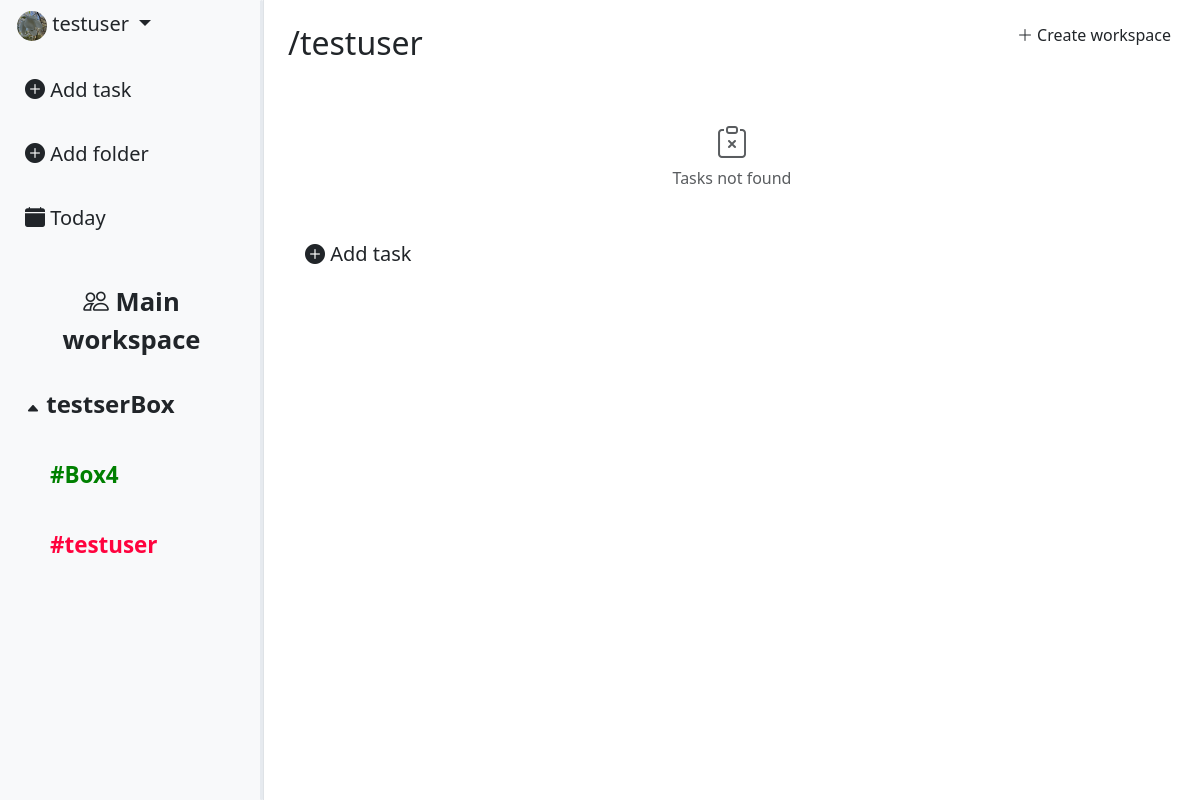
/workspace/20/folder/91/ (signed in), run on the app's committed database.
### task_app/models.py (models this page shows, shortened)
class Profile(models.Model):
    user = models.OneToOneField(User, on_delete=models.CASCADE, related_name='profile')
    avatar = models.ImageField(upload_to='avatars/', null=True, blank=True)

class Workspace(models.Model):
    INVITE_PERMISSION = [
        ("owner_only", "Only owner"),
        ("owner_admin", "Owner & Admin"),
                ]
    WORKSPACE_SPACE = [
        ("one", "Just me"),
        ("two_five", "Group (2-5)"),
        ("six_fifteen", "Team (6-15)"),
    ]
    SPACE_LIMITS = {
        "one": 1,
        "two_five": 5,
        "six_fifteen": 15,
    }
    name = models.CharField(max_length=64)
    invite_role = models.CharField(max_length=16,
                                choices=INVITE_PERMISSION,
                                default='owner_admin')
    workspace_space = models.CharField(max_length=16, choices=WORKSPACE_SPACE, default='one')
    icon = models.ImageField(null=True, blank=True)
    created_at = models.DateTimeField(auto_now_add=True)
    owner = models.ForeignKey(User,
                            on_delete=models.CASCADE,
                            related_name='workspace_creator')

class Box(models.Model):
    COLOR_VARIATION_BOX = [
        ("#123F73", "🔵Deep ocean"),
        ("#D2A1FE", "🟣Violet"),
        ("#33DEB8", "🟢Aquamarine"),
        ("#6D020E", "🔴Red wine"),
        ("#FCF6A7", "🟡Sand"),
        ("#774C06", "🟤Terracotta"),
        ("#000000", "⚫Black"),
    ]
    workspace = models.ForeignKey(Workspace, on_delete=models.CASCADE)
    name = models.CharField(max_length=24)
    color = models.CharField(max_length=32, choices=COLOR_VARIATION_BOX, default="#123F73")
    created_at = models.DateTimeField(auto_now_add=True)
    creator = models.ForeignKey(User, on_delete=models.CASCADE)

class Folder(models.Model):
    COLOR_VARIATION = [
        ("#77acc7", "🔵Air blue"),
        ("#9966cc", "🟣Amethust"),
        ("#008000", "🟢Apple Green"),
        ("#ff033e", "🔴Red rose"),
        ("#ffe135", "🟡Banana yellow"),
        ("#ff6500", "🟠Sunset"),
        ("#000000", "⚫Black"),
    ]
    color = models.CharField(max_length=30, choices=COLOR_VARIATION, default="#77acc7")
    name = models.CharField(max_length=16)
    box = models.ForeignKey(Box, null=True, blank=True, on_delete=models.CASCADE, default=None, related_name='folders')
    created_at = models.DateTimeField(auto_now_add=True)
    creator = models.ForeignKey(User, on_delete=models.CASCADE)
    workspace = models.ForeignKey(Workspace, on_delete=models.CASCADE, null=True, blank=True, default=None)

### task_app/views.py (the view)
# urls.py: path('', views.TaskListView.as_view(), name="task_list"),
class TaskListView(LoginRequiredMixin, ListView):
    model = models.Task
    context_object_name = "tasks"
    template_name = "tasks/task_list.html"
    def get_queryset(self):
        folder_id = self.kwargs.get('folder_id')
        if folder_id:
            folder = get_object_or_404(Folder, id=folder_id)
            if folder.box:
                queryset = models.Task.objects.filter(
                    folder_id=folder_id
                ).prefetch_related('comments')
            else:
                queryset = models.Task.objects.filter(
                    creator=self.request.user,
                    folder_id=folder_id
                ).prefetch_related('comments')
        else:
            queryset = models.Task.objects.filter(
                creator=self.request.user,
                folder__isnull=True
            ).prefetch_related('comments')
        status = self.request.GET.get('status')
        if status:
            queryset = queryset.filter(status__iexact=status)
        else:
            queryset = queryset.exclude(status__iexact="done")
        return queryset.order_by("due_date")
    def get_context_data(self, **kwargs):
        context = super().get_context_data(**kwargs)
        context["folders"] = Folder.objects.filter(creator=self.request.user, box__isnull = True)
        folder_id = self.kwargs.get('folder_id')
        if folder_id:
            current_folder = get_object_or_404(Folder, id=folder_id)
            context['current_folder'] = current_folder
            if current_folder.box:
                workspace = current_folder.workspace
                context['workspace'] = workspace
                context['workspace_boxes'] = Box.objects.filter(workspace=workspace).prefetch_related('folders')
                if workspace:
                    try:
                        context['user_role'] = models.WorkspaceMember.objects.get(
                            workspace=workspace,
                            member=self.request.user,
                            is_active = True
                        ).role
                    except models.WorkspaceMember.DoesNotExist:
                        context['user_role'] = None
                if workspace:
                    boxes = Box.objects.filter(workspace=workspace).prefetch_related('folders')
                    context['boxes_json'] = json.dumps([
                        {
                            'id': box.id,
                            'name': box.name,
                            'folders': [
                                {'id': f.id, 'name': f.name}
                                for f in box.folders.all()
                            ]
                        }
                        for box in boxes
                    ])
                else:
                    context['boxes_json'] = '[]'
            else:
                if current_folder.creator != self.request.user:
                    raise PermissionDenied
                context['boxes_json'] = '[]'
        else:
            context['current_folder'] = None
            context['boxes_json'] = '[]'
        context["form"] = TaskFilterForm(self.request.GET)
        context["task_form"] = TaskForm()
        context["folder_form"] = FolderForm()
        context["comment_form"] = CommentForm()
        current_folder = context.get('current_folder')
        if current_folder and current_folder.box:
            context["comments"] = models.Comment.objects.filter(
                task__folder_id=folder_id
            ).select_related('creator', 'task')
        else:
            context["comments"] = models.Comment.objects.filter(
                task__creator=self.request.user
            ).select_related('creator', 'task')
        context['workspaces'] = models.Workspace.objects.filter(
            members__member=self.request.user,
            members__is_active=True
        )
        context['workspace_form'] = WorkspaceForm()
        return context

### templates/tasks/task_list.html (shortened to what this page needs)
{% extends 'base.html' %}
{% load static %}
{% load custom_tags %}
{% block content %}
<div class="d-flex">
    {% include 'includes/leftbar.html' %}
    <div class="p-4" style="flex: 1 1 0; min-width: 0; position: relative;">
        <div style="position: absolute; top: 16px; right: 16px;">
            <a class="btn" data-bs-toggle="modal" data-bs-target="#WorkspaceModal">
                <i class="bi bi-plus-lg"></i> Create workspace
            </a>
        </div>
        {% if current_folder %}
            <h2>/{{ current_folder.name }}</h2>
        {% else %}
            <h2>Today</h2>
        {% endif %}
        <br>
        <ul class="list-group list-group-flush" data-simplebar style="max-height: 650px; overflow-x: hidden;">
            {% for task in tasks %}
                {% include 'includes/rightbar_task_scroll.html' with task=task %}
            {% empty %}
                <li class="list-group-item text-center py-4 text-muted">
                    <i class="bi bi-clipboard-x" style="font-size: 2rem;"></i>
                    <p class="mb-0">Tasks not found</p>
                </li>
            {% endfor %}
        </ul>
        <div class="list-group-item border-0 pt-3">
            <a class="btn btn-lg" data-bs-toggle="modal" data-bs-target="#TaskModal">
                <i class="bi bi-plus-circle-fill"></i> Add task
            </a>
        </div>
    </div>
</div>
{% endblock %}

### templates/includes/leftbar.html (shortened to what this page needs)
<div id="leftbar" class="bg-light border-end d-flex flex-column" style="width: 22%; height: 100vh; position: relative; overflow: hidden;">
    <div class="flex-shrink-0">
        <div class="dropdown-center mb-3">
            <button class="btn btn-lg dropdown-toggle" type="button" data-bs-toggle="dropdown" aria-expanded="false">
                {% if user.profile and user.profile.avatar %}
                    <img src="{{ user.profile.avatar.url }}"
                        style="width: 30px; height: 30px; border-radius: 50%; object-fit: cover; vertical-align: middle;">
                {% else %}
                    <i class="bi bi-person-circle"></i>
                {% endif %}
                {{ user.username }}
            </button>
        </div>
        <div class="d-flex flex-column align-items-start gap-3 ps-2">
            <a class="btn btn-lg"
                data-bs-toggle="modal"
                data-bs-target="#TaskModal"
                data-workspace-id="{{ workspace.pk }}">
                <i class="bi bi-plus-circle-fill"></i> Add task
            </a>
            <a class="btn btn-lg"
                data-bs-toggle="modal"
                data-bs-target="#FolderModal"
                data-workspace-id="{{ workspace.pk }}">
                <i class="bi bi-plus-circle-fill"></i> Add folder
            </a>
            <a class="btn btn-lg" href="{% url 'tasks:task_list' %}">
                <i class="bi bi-calendar-fill"></i> Today
            </a>
        </div>
    </div>
    <br>
    {% if workspace and current_folder %}
        <div class="ps-2 mt-2">
            <a href="{% url 'workspace:workspace_detail' workspace.pk %}"
                class="btn btn-lg ps-2 fw-bold" style="font-size: 1.6rem;">
                <i class="bi bi-people"></i> {{ workspace.name }}
            </a>
        </div>
        <div style="flex: 1 1 0; min-height: 0; overflow-y: auto; overflow-x: hidden; margin-right: 10px;">
            {% for box in workspace_boxes %}
                <div class="folder-row d-flex align-items-center justify-content-between p-2 rounded"
                    style="cursor: pointer; user-select: none;"
                    onclick="toggleBox({{ box.pk }})">
                    <span class="btn btn-lg fw-bold ps-2" style="font-size: 1.5rem;">
                        <i id="box-arrow-{{ box.pk }}" class="bi bi-caret-up-fill" style="font-size: 14px;"></i>
                        {{ box.name }}
                    </span>
                </div>
                <div id="box-folder-{{ box.pk }}" class="ps-4" style="overflow: hidden; transition: 0.3s;">
                    {% for folder in box.folders.all %}
                        <div class="folder-row d-flex align-items-center p-2 rounded">
                            <a href="{% url 'workspace:folder-detail' pk=workspace.pk folder_id=folder.pk %}"
                                class="btn btn-lg"
                                style="color: {{ folder.color }}; font-weight: bold; font-size: 1.4rem;">
                                #{{ folder.name }}
                            </a>
                        </div>
                    {% endfor %}
                </div>
            {% endfor %}
        </div>
    {% endif %}
    <div id="leftbar-resizer"
        style="position: absolute;
            top: 0;right: 0; width: 3.5px; height: 100%;cursor: col-resize;
            z-index: 100;">
    </div>
</div>

### static/css/modal_style.css (style rules this page uses)
html, body { height: 100%; overflow: hidden; }
.folder-row { background-color: transparent; border-radius: 10px !important; border: 1px solid transparent; transition: all 0.2s ease-in-out; }
#leftbar-resizer { opacity: 0; transition: opacity 0.2s; background: #e6eaef; border-radius: 4px; }

### data on the page
Workspace: name "Main workspace"
Box: name "testserBox"
Folder: name "Box4"
Folder: name "testuser"

### other printed values
{{ user.username }} "testuser"
